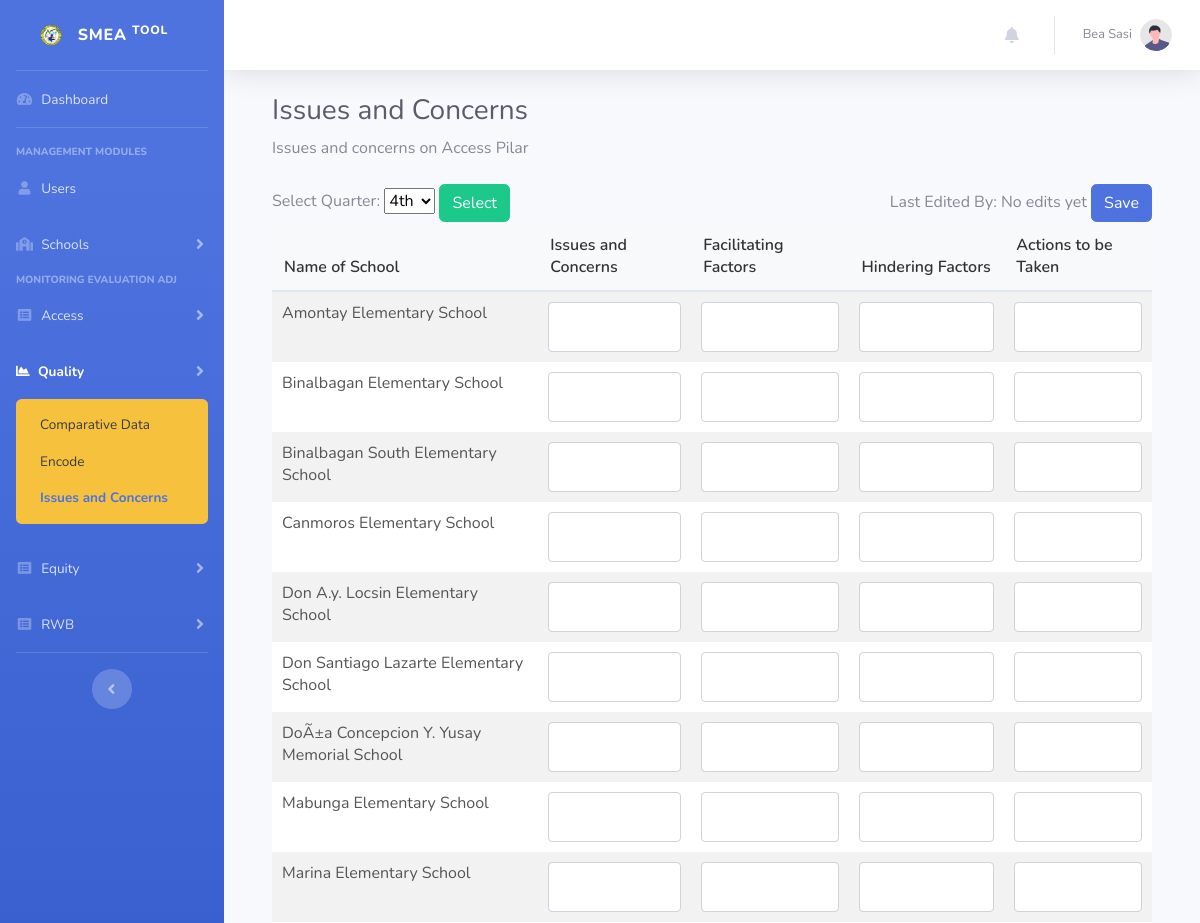
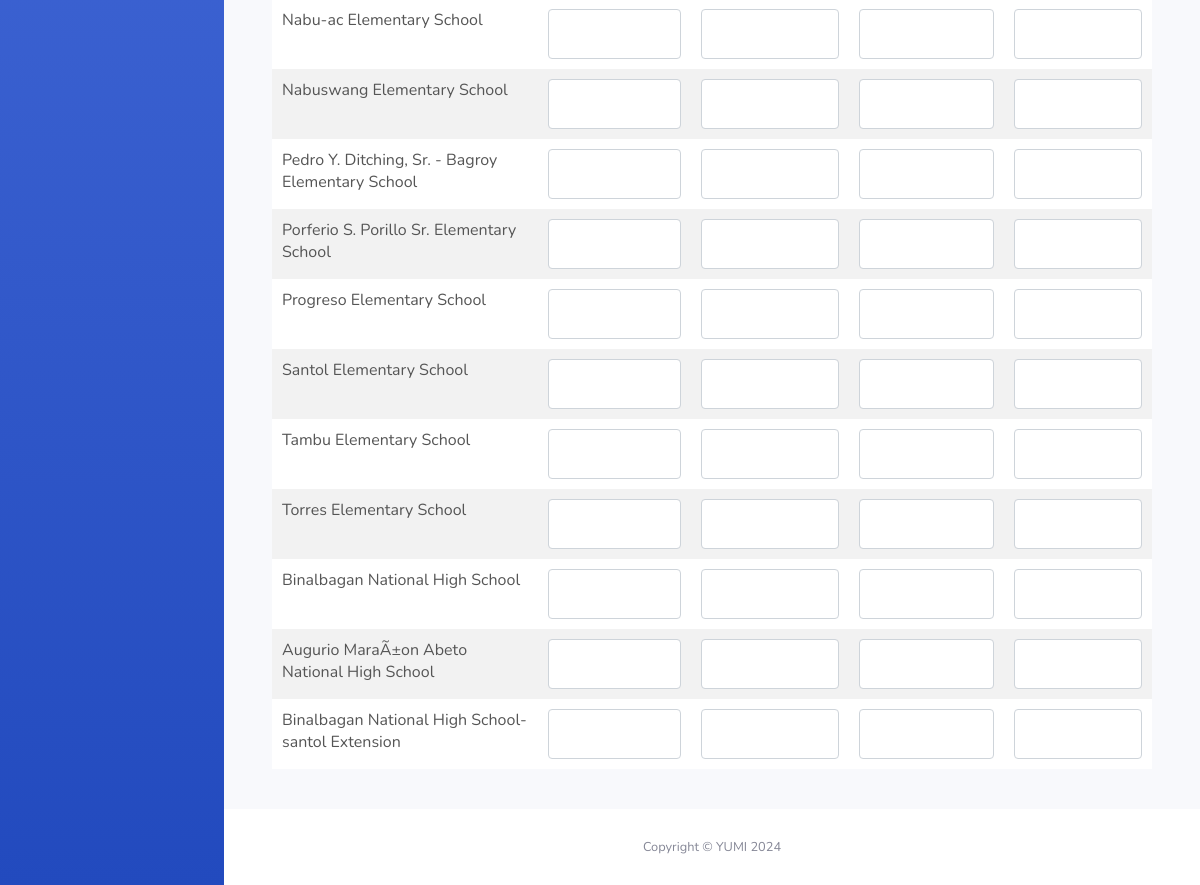
The page /qualityConcerns.php (signed in) on the database as committed earlier (2 pictures, top to bottom).
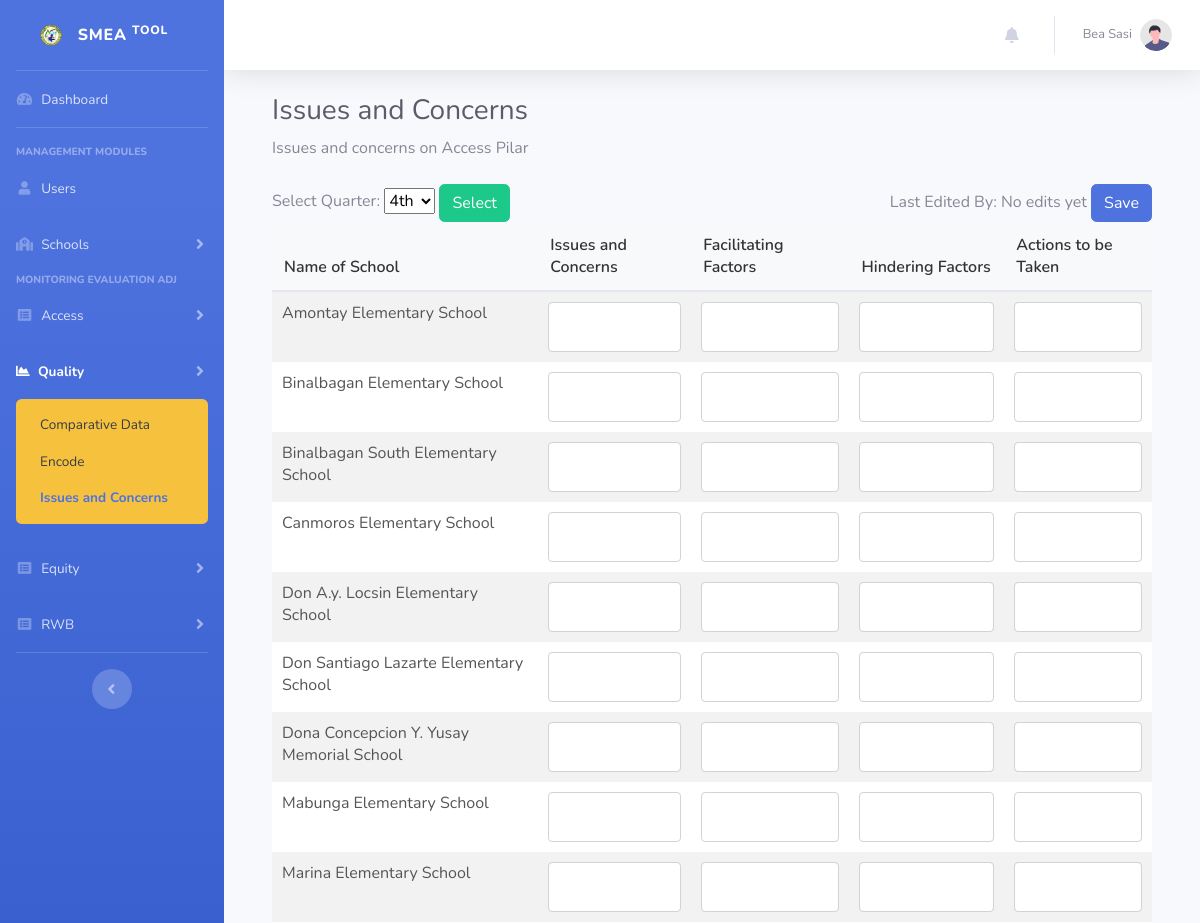
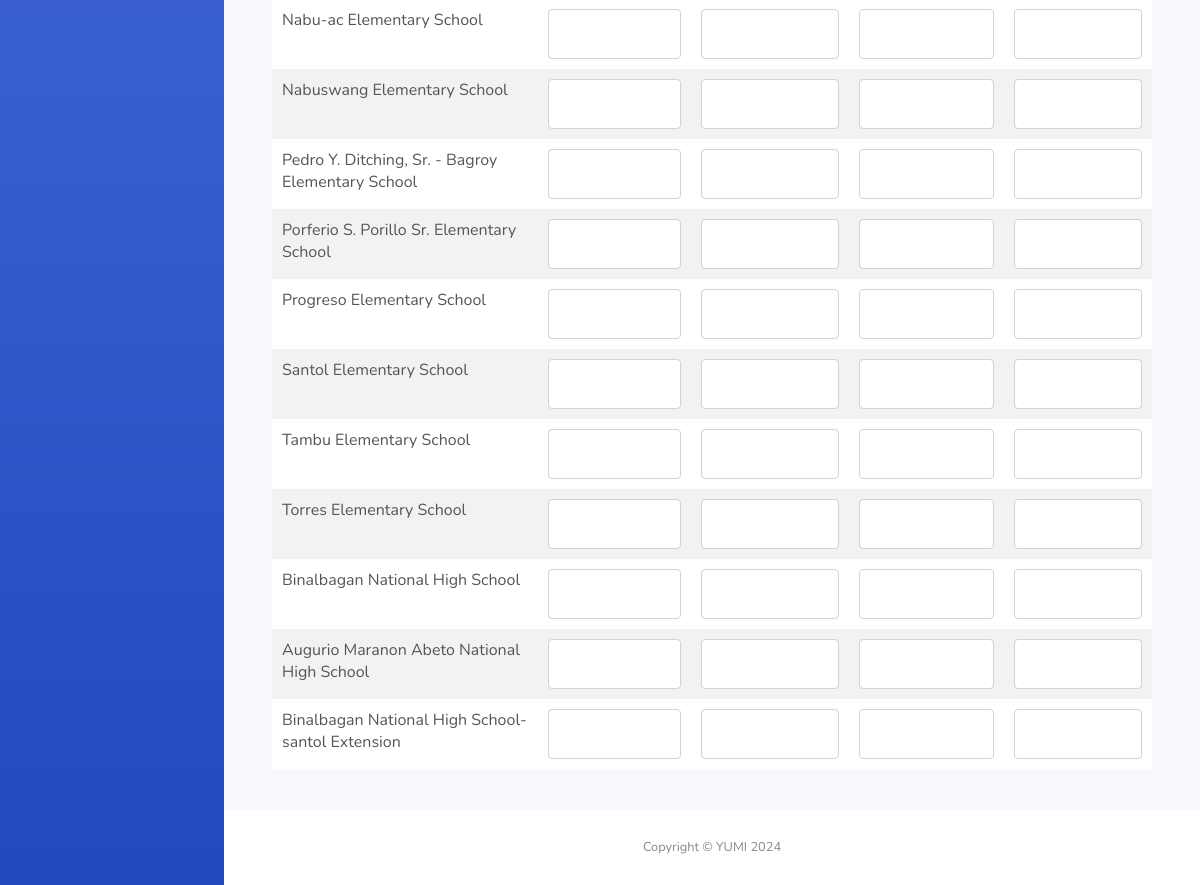
The same page on the database as committed later (2 pictures, top to bottom).
### tables this page shows
CREATE TABLE IF NOT EXISTS `schools` (
  `id` int NOT NULL AUTO_INCREMENT,
  `name` text NOT NULL,
  `address` text,
  `updated_at` timestamp NULL DEFAULT CURRENT_TIMESTAMP ON UPDATE CURRENT_TIMESTAMP,
  `created_at` timestamp NULL DEFAULT CURRENT_TIMESTAMP,
  PRIMARY KEY (`id`)
);

### qualityConcerns.php (the view, shortened to what this page needs)
<?php
require_once "connection/db.php";
include_once('header.php');
$currentMonth = date('n');
$currentQuarter = ceil($currentMonth / 3);
if (isset($_POST['quarter'])) {
    $selectedQuarter = $_POST['quarter'];
} else {
    $selectedQuarter = $currentQuarter;
}
$existingData = [];
$lastUserSave = "No edits yet";
$sql = "SELECT * FROM schools";
$schools = $conn->query($sql);
$inputTables = "";
if ($schools->num_rows > 0) {
    while($row = $schools->fetch_assoc()) {
        $school_id = $row['id'];
        $issues = $existingData[$school_id]['issues'] ?? '';
        $facilitating_factors = $existingData[$school_id]['facilitating_facts'] ?? '';
        $hindering_factors = $existingData[$school_id]['hindering_factors'] ?? '';
        $actions_to_be_taken = $existingData[$school_id]['actions_taken'] ?? '';
        $inputTables .= "
            <tr>
                <td>".$row["name"]."</td>
                <td><textarea class='form-control form-control-sm auto-resize' name='issues[".$school_id."]' ".(!empty($issues) ? "readonly" : "")." ondblclick='requestEdit(this)'>".$issues."</textarea></td>
                <td><textarea class='form-control form-control-sm auto-resize' name='facilitating_factors[".$school_id."]' ".(!empty($facilitating_factors) ? "readonly" : "")." ondblclick='requestEdit(this)'>".$facilitating_factors."</textarea></td>
                <td><textarea class='form-control form-control-sm auto-resize' name='hindering_factors[".$school_id."]' ".(!empty($hindering_factors) ? "readonly" : "")." ondblclick='requestEdit(this)'>".$hindering_factors."</textarea></td>
                <td><textarea class='form-control form-control-sm auto-resize' name='actions_to_be_taken[".$school_id."]' ".(!empty($actions_to_be_taken) ? "readonly" : "")." ondblclick='requestEdit(this)'>".$actions_to_be_taken."</textarea></td>
            </tr>
        ";
    }
}
?>
<body id="page-top">
    <div id="wrapper">
        <?php include_once "sidebar.php"; ?>
        <div id="content-wrapper" class="d-flex flex-column">
            <div id="content">
                <?php include_once "navbar.php"?>
                <div class="container-fluid">
                    <div class="container-fluid">
                    <h1 class="h3 mb-2 text-gray-800">Issues and Concerns</h1>
                    <p class="mb-4">Issues and concerns on Access Pilar</p>
                    <form action="qualityConcerns.php" method="post">
                        <div class="row">
                            <div class="col-md-6">
                                <label for="quarter">Select Quarter:</label>
                                <select id="quarter" name="quarter">
                                    <option value="4" <?php if ($selectedQuarter == 4) echo 'selected'; ?>>4th</option>
                                </select>
                                <button type="submit" class="btn btn-success" name="filter">Select</button>
                            </div>
                            <div class="col-md-6 text-right">
                                Last Edited By: <?php echo $lastUserSave;?>
                                <button type="submit" class="btn btn-primary" name="save">Save</button>
                            </div>
                        </div>
                        <table class="table">
                            <thead>
                                <tr>
                                    <th scope="col">Name of School</th>
                                    <th scope="col">Issues and Concerns</th>
                                    <th scope="col">Facilitating Factors</th>
                                    <th scope="col">Hindering Factors</th>
                                    <th scope="col">Actions to be Taken</th>
                                </tr>
                            </thead>
                            <tbody>
                                <?php echo str_replace('dynamicId', 'issues', $inputTables); ?>
                            </tbody>
                        </table>
                    </form>
                    <br>
                </div>
            </div>
            <footer class="sticky-footer bg-white">
                <div class="container my-auto">
                    <div class="copyright text-center my-auto">
                        <span>Copyright &copy; YUMI 2024</span>
                    </div>
                </div>
            </footer>
        </div>
    </div>
</body>
</html>

Rows that differ between the two databases and show on the page:
changed schools: name "DoÃ±a Concepcion Y. Yusay Memorial School" → "Dona Concepcion Y. Yusay Memorial School"
changed schools: name "Augurio MaraÃ±on Abeto National High School" → "Augurio Maranon Abeto National High School"
